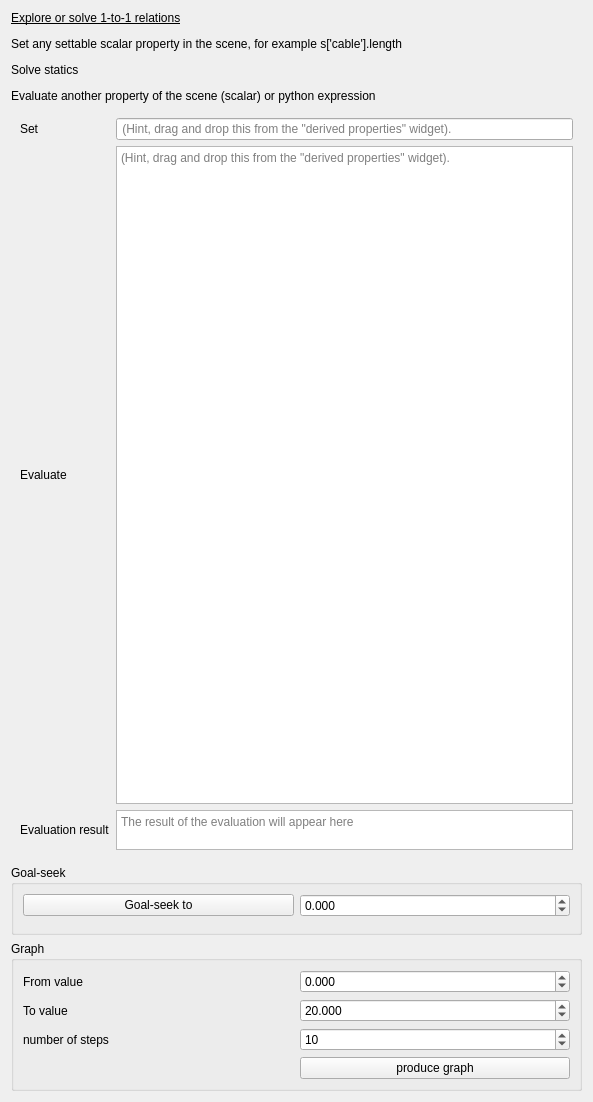
<?xml version="1.0" encoding="UTF-8"?>
<ui version="4.0">
 <class>widgetExplore11</class>
 <widget class="QWidget" name="widgetExplore11">
  <property name="geometry">
   <rect>
    <x>0</x>
    <y>0</y>
    <width>593</width>
    <height>1102</height>
   </rect>
  </property>
  <property name="windowTitle">
   <string>Form</string>
  </property>
  <property name="locale">
   <locale language="English" country="UnitedStates"/>
  </property>
  <layout class="QVBoxLayout" name="verticalLayout">
   <item>
    <widget class="QLabel" name="label">
     <property name="text">
      <string>&lt;html&gt;&lt;head/&gt;&lt;body&gt;&lt;p&gt;&lt;span style=&quot; text-decoration: underline;&quot;&gt;Explore or solve 1-to-1 relations&lt;/span&gt;&lt;/p&gt;&lt;p&gt;Set any settable scalar property in the scene, for example s['cable'].length&lt;/p&gt;&lt;p&gt;Solve statics&lt;/p&gt;&lt;p&gt;Evaluate another property of the scene (scalar) or python expression&lt;/p&gt;&lt;/body&gt;&lt;/html&gt;</string>
     </property>
     <property name="wordWrap">
      <bool>true</bool>
     </property>
    </widget>
   </item>
   <item>
    <widget class="QWidget" name="widget" native="true">
     <layout class="QGridLayout" name="gridLayout">
      <item row="2" column="0">
       <widget class="QLabel" name="label_8">
        <property name="text">
         <string>Evaluation result</string>
        </property>
       </widget>
      </item>
      <item row="0" column="0">
       <widget class="QLabel" name="label_2">
        <property name="text">
         <string>Set</string>
        </property>
       </widget>
      </item>
      <item row="0" column="1">
       <widget class="QLineEdit" name="editSet">
        <property name="placeholderText">
         <string> (Hint, drag and drop this from the &quot;derived properties&quot; widget).</string>
        </property>
       </widget>
      </item>
      <item row="1" column="0">
       <widget class="QLabel" name="label_3">
        <property name="text">
         <string>Evaluate</string>
        </property>
       </widget>
      </item>
      <item row="1" column="1">
       <widget class="QPlainTextEdit" name="editEvaluate">
        <property name="lineWrapMode">
         <enum>QPlainTextEdit::WidgetWidth</enum>
        </property>
        <property name="placeholderText">
         <string>(Hint, drag and drop this from the &quot;derived properties&quot; widget).</string>
        </property>
       </widget>
      </item>
      <item row="2" column="1">
       <widget class="QPlainTextEdit" name="editResult">
        <property name="sizePolicy">
         <sizepolicy hsizetype="Expanding" vsizetype="Fixed">
          <horstretch>0</horstretch>
          <verstretch>0</verstretch>
         </sizepolicy>
        </property>
        <property name="maximumSize">
         <size>
          <width>16777215</width>
          <height>40</height>
         </size>
        </property>
        <property name="placeholderText">
         <string>The result of the evaluation will appear here</string>
        </property>
       </widget>
      </item>
     </layout>
    </widget>
   </item>
   <item>
    <widget class="QGroupBox" name="groupBox">
     <property name="title">
      <string>Goal-seek</string>
     </property>
     <layout class="QGridLayout" name="gridLayout_3">
      <item row="0" column="1">
       <widget class="QDoubleSpinBox" name="editTarget">
        <property name="decimals">
         <number>3</number>
        </property>
        <property name="minimum">
         <double>-100000000000000000.000000000000000</double>
        </property>
        <property name="maximum">
         <double>99999999999999991611392.000000000000000</double>
        </property>
       </widget>
      </item>
      <item row="0" column="0">
       <widget class="QPushButton" name="btnGoalSeek">
        <property name="text">
         <string>Goal-seek to</string>
        </property>
       </widget>
      </item>
      <item row="3" column="0" colspan="2">
       <widget class="QWidget" name="wigetHistory" native="true"/>
      </item>
     </layout>
    </widget>
   </item>
   <item>
    <widget class="QGroupBox" name="groupBox_2">
     <property name="title">
      <string>Graph</string>
     </property>
     <layout class="QGridLayout" name="gridLayout_2">
      <item row="0" column="0">
       <widget class="QLabel" name="label_4">
        <property name="text">
         <string>From value</string>
        </property>
       </widget>
      </item>
      <item row="0" column="1">
       <widget class="QDoubleSpinBox" name="editFrom">
        <property name="decimals">
         <number>3</number>
        </property>
        <property name="minimum">
         <double>-100000000000000000.000000000000000</double>
        </property>
        <property name="maximum">
         <double>99999999999999991611392.000000000000000</double>
        </property>
       </widget>
      </item>
      <item row="1" column="0">
       <widget class="QLabel" name="label_5">
        <property name="text">
         <string>To value</string>
        </property>
       </widget>
      </item>
      <item row="1" column="1">
       <widget class="QDoubleSpinBox" name="editTo">
        <property name="decimals">
         <number>3</number>
        </property>
        <property name="minimum">
         <double>-100000000000000000.000000000000000</double>
        </property>
        <property name="maximum">
         <double>99999999999999991611392.000000000000000</double>
        </property>
        <property name="value">
         <double>20.000000000000000</double>
        </property>
       </widget>
      </item>
      <item row="2" column="0">
       <widget class="QLabel" name="label_6">
        <property name="text">
         <string>number of steps</string>
        </property>
       </widget>
      </item>
      <item row="2" column="1">
       <widget class="QSpinBox" name="editSteps">
        <property name="maximum">
         <number>100</number>
        </property>
        <property name="value">
         <number>10</number>
        </property>
       </widget>
      </item>
      <item row="3" column="1">
       <widget class="QPushButton" name="btnGraph">
        <property name="text">
         <string>produce graph</string>
        </property>
       </widget>
      </item>
     </layout>
    </widget>
   </item>
  </layout>
 </widget>
 <tabstops>
  <tabstop>editSet</tabstop>
  <tabstop>editEvaluate</tabstop>
  <tabstop>editResult</tabstop>
 </tabstops>
 <resources/>
 <connections/>
</ui>
